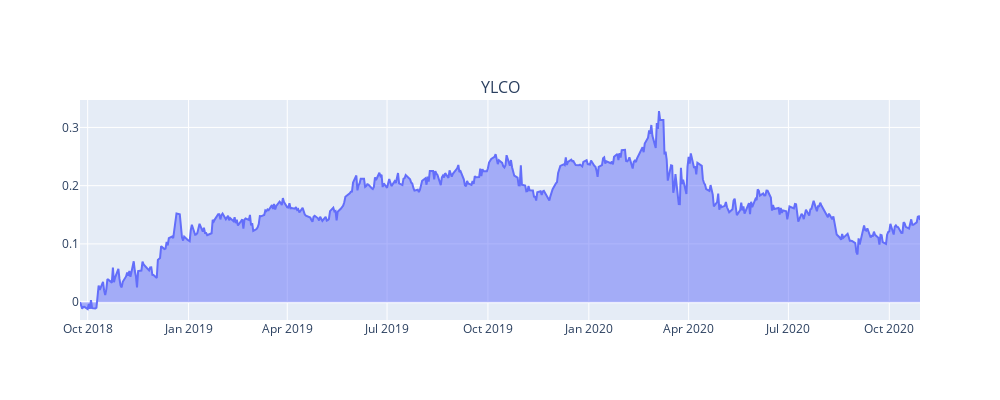

Notebook code for this chart:
### Code cell
from plotly.subplots import make_subplots
import plotly.graph_objects as go

data = alpha_df['2018-06-15':]
# data = data[sliced.index.values]
ticker = [
    
#     "ACES",
#     "AIQ",
#     "AMOM",
#     "ARKF",
#     "ARKG",
#     "ARKK",
#     "ARKQ",
#     "ARKW",
#     "BFIT",
#     "BLCN",
#     "BLOK",
#     "BOSS",
#     "BOTZ",
#     "BUG",
#     "BUYZ",
#     "CCON",
#     "CGW",
#     "CIBR",
#     "CLOU",
#     "CNBS",
#     "CNRG",
#     "CTEC",
#     "CUT",
#     "DRIV",
#     "EBIZ",
#     "EBLU",
#     "ECON",
#     "EDOC",
#     "EDUT",
#     "EKAR",
#     "EMIF",
#     "ESPO",
#     "EVX",
#     "FAN",
#     "FINX",
#     "FIW",
#     "FTAG",
#     "FTRI",
#     "GAMR",
#     "GBUY",
#     "GIGE",
#     "GII",
#     "GLIF",
#     "GNOM",
#     "GNR",
#     "GRES",
#     "GRID",
#     "GUNR",
#     "GURU",
#     "GXTG",
#     "HACK",
#     "HAIL",
#     "HAP",
#     "HERO",
#     "IBUY",
#     "ICLN",
#     "IDNA",
#     "IDRV",
#     "IEDI",
#     "IETC",
#     "IFRA",
#     "IGE",
#     "IGF",
#     "IHAK",
#     "INCO",
#     "INFR",
#     "IRBO",
#     "IWFH",
#     "KARS",
#     "KOIN",
#     "KOMP",
#     "LEGR",
#     "LIT",
#     "LNGR",
#     "LRNZ",
#     "MFMS",
#     "MILN",
#     "MJ",
#     "MJJ",
#     "MJO",
#     "MOO",
#     "MOTO",
#     "MSOS",
#     "NANR",
#     "NERD",
#     "NFRA",
#     "NLR",
#     "OBOR",
#     "OGIG",
#     "OLD",
#     "ONLN",
#     "PAVE",
#     "PBD",
#     "PBE",
#     "PBW",
#     "PHO",
#     "PIO",
#     "POTX",
#     "PZD",
#     "QCLN",
#     "QMOM",
#     "ROBO",
#     "ROBT",
#     "SIMS",
#     "SKYY",
#     "SMOG",
#     "SNSR",
#     "SOCL",
#     "TAN",
#     "THCX",
#     "THNQ",
#     "TOKE",
#     "TOLZ",
#     "UBOT",
#     "URA",
#     "URNM",
#     "VEGI",
#     "VPN",
#     "WCLD",
#     "WOOD",
#     "XLK",
#     "XT",
    "YLCO",
][0]
data = data[[
    ticker
            ]]
sorted_tickers = sorted(data.columns)
fig = make_subplots(rows=data.columns.size, cols=1, shared_xaxes=True,
                   subplot_titles=sorted_tickers)

for i, ticker in enumerate(sorted_tickers):
    chart_idx = i + 1
    fig.add_trace(go.Scatter(x=data.index, y=(1+data[ticker]).cumprod()-1, fill='tozeroy'), row=chart_idx, col=1)
    

fig.update_layout(
    autosize=False,
    width=1000,
    height=data.shape[1]*400)
fig.show()

from backtest import forecast 

y = (1+data[ticker]).cumprod()
f = forecast(y)

f.prophet_instance.plot(f.raw_forecast)

### Figure 1 — Plotly figure (JSON) as saved in the notebook; plotly's stock layout.template omitted (floating-point values rounded to 4 significant figures; data arrays with more than 128 entries replaced by an {"elided": "..."} marker saying what was removed)
{"data": [{"fill": "tozeroy", "type": "scatter", "x": {"elided": "530 str values"}, "xaxis": "x", "y": {"elided": "530 float values"}, "yaxis": "y"}], "layout": {"annotations": [{"font": {"size": 16}, "showarrow": false, "text": "YLCO", "x": 0.5, "xanchor": "center", "xref": "paper", "y": 1, "yanchor": "bottom", "yref": "paper"}], "autosize": false, "height": 400, "width": 1000, "xaxis": {"anchor": "y", "domain": [0, 1]}, "yaxis": {"anchor": "x", "domain": [0, 1]}}}
